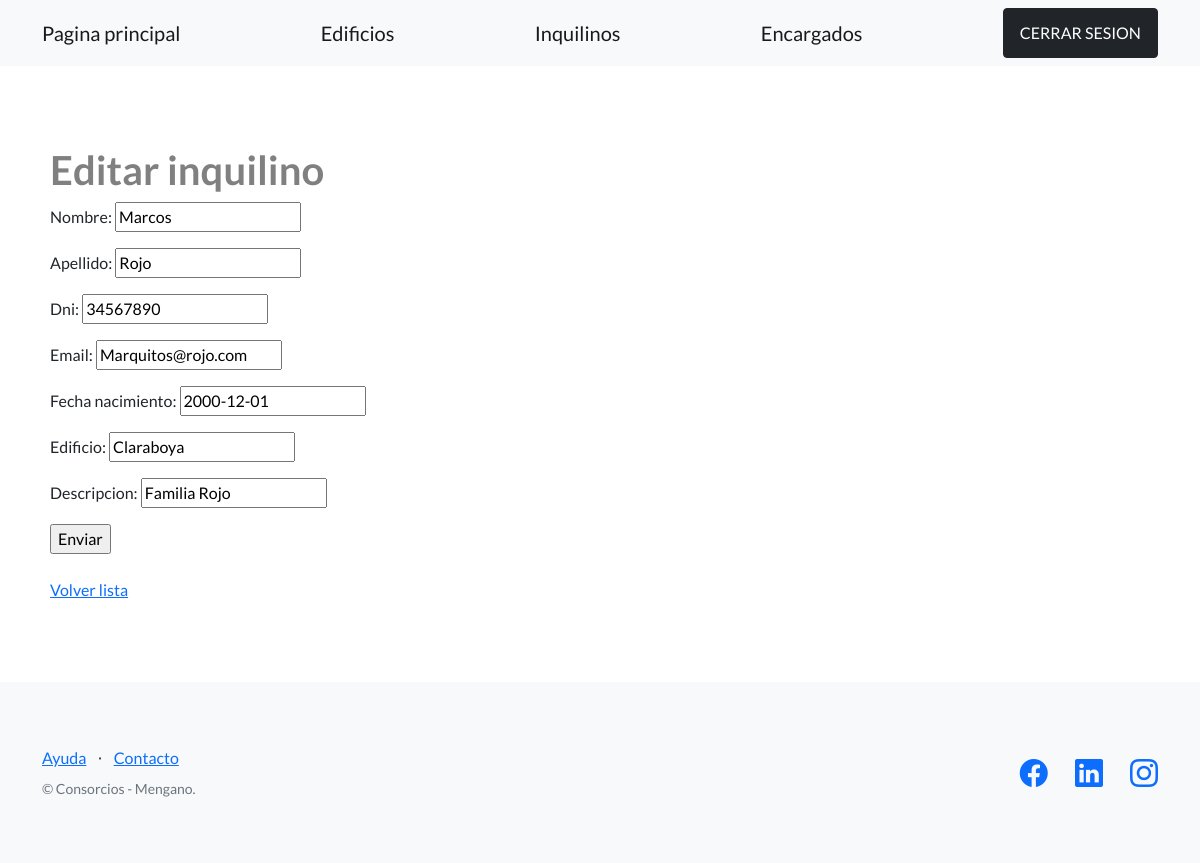
Page /edificios/editar-inquilinos/16/ (signed in) on the committed database.
### edificios/models.py (models this page shows, shortened)
class Inquilino(models.Model):
    nombre = models.CharField(max_length=30)
    apellido = models.CharField(max_length=30)
    dni = models.CharField(max_length=32)
    email = models.EmailField()
    fecha_nacimiento = models.DateField(null=True) #El null=True es para no tener que completarlo
    edificio = models.CharField(max_length= 30)
    descripcion = models.CharField (max_length=200)

### edificios/views.py (the view)
# urls.py: path('editar-inquilinos/<int:pk>/', InquilinoUpdateView.as_view(), name='editar_inquilino'),
class InquilinoUpdateView(LoginRequiredMixin, UpdateView):
    model = Inquilino
    fields = ['nombre', 'apellido', 'dni', 'email','fecha_nacimiento', 'edificio', 'descripcion']
    success_url = reverse_lazy('listar_inquilinos')
    template_name = "edificios/formulario_inquilinos.html"

### edificios/templates/edificios/formulario_inquilinos.html (shortened to what this page needs)
{% extends 'edificios/base.html' %}
{% block contenido %}
<h1 class= "titulos-consorcios">Editar inquilino</h1>
<form method="post">
  {{ form.as_p }}
  <input type="submit" value="Enviar" />
</form>
<br>
<a href="{% url 'listar_inquilinos' %}">Volver lista</a>
{% endblock contenido %}

### rows in the picture
Inquilino: nombre "Marcos", apellido "Rojo", dni "34567890", email "Marquitos@rojo.com", fecha_nacimiento "2000-12-01", edificio "Claraboya", descripcion "Familia Rojo"
